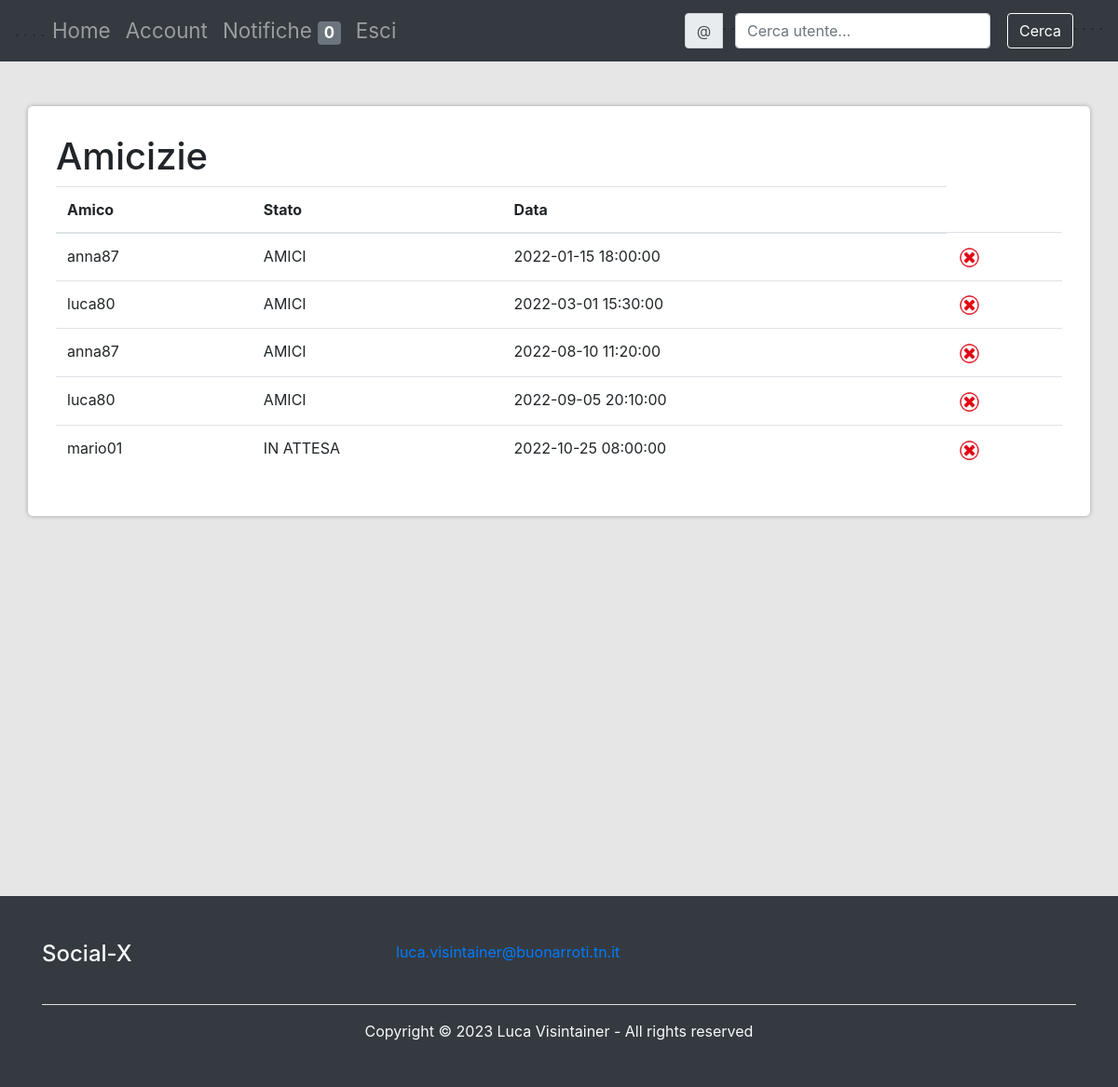
Page /php/amicizie.php (signed in) on the committed database.
### tables this page shows
CREATE TABLE profilo (
    idProfilo                   INT                 NOT NULL    AUTO_INCREMENT, 
    username                    VARCHAR(20)         NOT NULL    UNIQUE,   
    password                    VARCHAR(255)         NOT NULL ,
    email                       VARCHAR(255)         NOT NULL ,
    dataIscrizione              DATETIME            NOT NULL,
    ultimoAccesso               DATETIME,
    biografia                   VARCHAR(255), 
    visibilitaAccount           ENUM('T', 'A') DEFAULT 'T',                 
    indirizzo                   VARCHAR(100),         
    numeroTelefono              VARCHAR(20),
    professione                 VARCHAR(255),
    PRIMARY KEY(idProfilo)
);

### php/query.php (called while the page is built, shortened)
<?php
	function listaAmici($idUtente) {
		include 'connessione.php';
		$query = "SELECT count(*) FROM amicizia WHERE fkProfilo1 = '$idUtente' AND (stato='AMICI' OR stato='IN ATTESA') OR fkProfilo2 = '$idUtente' AND (stato='AMICI' OR stato='IN ATTESA');";
		if ($result = $db_conn->query($query)) {
			if ($result->num_rows > 0) {
				$row = $result->fetch_assoc();
				return $row['count(*)'];
			} else {
				return 0;
			}
		} else {
			return 0;
		}
	}
	function idProfiloToUsername($id){
		include 'connessione.php';
		$query = "SELECT username FROM profilo WHERE idProfilo='$id'";
		if ($result = $db_conn->query($query)) {
			if ($result->num_rows == 1) {
				$row = $result->fetch_assoc();
				return $row['username'];
			} else {
				return "";
			}
		} else {
			return "";
		}
	}
?>

### php/amicizie.php (the view, shortened to what this page needs)
<?php
include 'connessione.php';
include 'query.php';
?>
<!DOCTYPE html>
<html>
<head>
    <link rel="stylesheet" href="https://maxcdn.bootstrapcdn.com/bootstrap/4.5.2/css/bootstrap.min.css">
</head>
<body>
    <?php include 'header.php'; ?>
    <div class="container mt-5" style="padding: 30px; margin-top: 50px; background-color: #fff; border-radius: 5px; box-shadow: 0px 0px 5px rgba(0, 0, 0, 0.3);">
        <h1>Amicizie</h1>
        <table class="table">
            <tbody>
                <?php
                $idUtente = $_SESSION['idProfilo'];
                $arrayAmici = array();
                $stato = array();
                $data = array();
                $query = "SELECT * FROM amicizia WHERE fkProfilo1 = '$idUtente' OR fkProfilo2 = '$idUtente';";
                if ($result = $db_conn->query($query)) {
                    if ($result->num_rows > 0) {
                        while ($row = $result->fetch_assoc()) {
                            if ($row['fkProfilo1'] != $idUtente) {
                                $arrayAmici[] = $row['fkProfilo1'];
                            } else {
                                $arrayAmici[] = $row['fkProfilo2'];
                            }
                            $stato[] = $row['stato'];
                            $data[] = $row['data'];
                        }
                    }
                }
                if (listaAmici($idUtente) == 0) {
                    echo "<br>Non hai amicizie";
                } else {
                    echo "          <thead>
                            <tr>
                                <th>Amico</th>
                                <th>Stato</th>
                                <th>Data</th>
                            </tr>
                            </thead>";
                    for ($i = 0; $i < count($arrayAmici); $i++) {
                        echo "<tr>
                        <td>" . idProfiloToUsername($arrayAmici[$i]) . "</td>
                        <td>" . $stato[$i] . "</td>
                        <td>" . $data[$i] . "</td>
                        <td>
                            <div class='btn-group ml-0' role='group'>
                                <a href='eliminaAmicizia.php?idAmico=".$arrayAmici[$i]."'>
                                    <img src='../img/icone/delete.png' width='25' height='25'>
                                </a>
                            </div>
                        </td>
                     </tr>";
                    }
                }
                ?>
            </tbody>
        </table>
    </div>
    <br><br><br><br><br><br><br><br><br><br><br><br><br><br><br><br><br>
    <?php include 'footer.php'; ?>
</body>
</html>

### php/amicizie.php (style rules this page uses)
body { background-color: #E6E6E6; }

### rows in the picture
profilo: username "anna87"
profilo: username "luca80"
profilo: username "mario01"

### other values in the picture
$num_notifiche "0"
$stato[$i] "AMICI"
$data[$i] "2022-01-15 18:00:00"
$data[$i] "2022-03-01 15:30:00"
$data[$i] "2022-08-10 11:20:00"
$data[$i] "2022-09-05 20:10:00"
$stato[$i] "IN ATTESA"
$data[$i] "2022-10-25 08:00:00"
